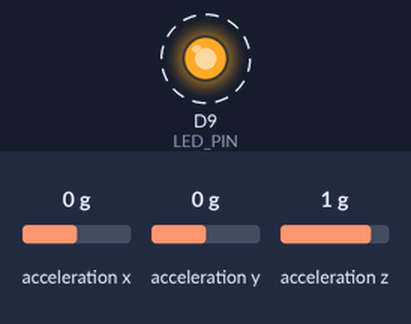
Simulated run of this sketch. Board: Arduino Nano 33 BLE. Parts: output pins drawn as LEDs (lit = HIGH). Dashed ring = blinking. The inputs (shaded band) are chosen by the test bench; at power-on: acceleration x 0 g, acceleration y 0 g, acceleration z 1 g. Nothing arrives over Bluetooth unless stated; a phone connects over Bluetooth LE 3 s after start; what the sketch prints to the serial monitor is not drawn.

Above: at 3.1 s.
Timing chart, 0 to 6.0 s (numbered marks = the images above):
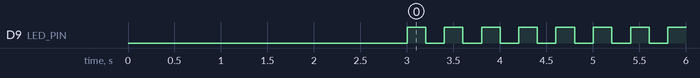

The sketch:

Full.ino
```cpp
#include <ArduinoBLE.h>
#include <Arduino_BMI270_BMM150.h>

#define LED_PIN 9 // Status LED
unsigned long lastBlink = 0;
const unsigned long blinkInterval = 200; // 200 ms


// BLE Service
BLEService imuService("19B10000-E8F2-537E-4F6C-D104768A1214");

// Characteristics for X, Y, Z acceleration
BLEStringCharacteristic accelXCharacteristic(
  "19B10001-E8F2-537E-4F6C-D104768A1214",
  BLERead | BLENotify,
  60
);

BLEStringCharacteristic accelYCharacteristic(
  "19B10002-E8F2-537E-4F6C-D104768A1214",
  BLERead | BLENotify,
  60
);

BLEStringCharacteristic accelZCharacteristic(
  "19B10003-E8F2-537E-4F6C-D104768A1214",
  BLERead | BLENotify,
  60
);

void setup() {
  delay(3000);
  Serial.begin(9600);

  pinMode(LED_PIN, OUTPUT);

  if (!BLE.begin()) {
    Serial.println("BLE failed to start!");
    while (1);
  }

  if (!IMU.begin()) {
    Serial.println("IMU failed to start!");
    while (1);
  }

  String mac = BLE.address();  // "AA:BB:CC:DD:EE:FF"

  byte macBytes[6];
  int values[6];

  // Parse the MAC string
  sscanf(mac.c_str(), "%x:%x:%x:%x:%x:%x",
        &values[0], &values[1], &values[2],
        &values[3], &values[4], &values[5]);

  for (int i = 0; i < 6; i++) {
    macBytes[i] = (byte)values[i];
  }

  // Put MAC in manufacturer data
  BLE.setManufacturerData(macBytes, 6);

  // Build device name with MAC
  String deviceName = "Arduino";

  BLE.setLocalName(deviceName.c_str());
  BLE.setAdvertisedService(imuService);

  imuService.addCharacteristic(accelXCharacteristic);
  imuService.addCharacteristic(accelYCharacteristic);
  imuService.addCharacteristic(accelZCharacteristic);


  BLE.addService(imuService);

  BLE.advertise();

  Serial.print("BLE IMU Peripheral started as: ");
  Serial.println(deviceName);
  Serial.print("MAC Address: ");
  Serial.println(mac);

  Serial.print("Accelerometer sample rate = ");
  Serial.print(IMU.accelerationSampleRate());
  Serial.println(" Hz");
}

void loop() {
  BLEDevice central = BLE.central();

  unsigned long now = millis();
  if (now - lastBlink >= blinkInterval) {
    lastBlink = now;
    digitalWrite(LED_PIN, !digitalRead(LED_PIN)); // LED flashes on and off to indicate no BLE connection
  }

  if (central) {
    Serial.print("Connected to: ");
    Serial.println(central.address());

    while (central.connected()) {
      digitalWrite(LED_PIN, HIGH);
      float x, y, z;

      BLE.poll();

      if (IMU.accelerationAvailable()) {
        IMU.readAcceleration(x, y, z);

        accelXCharacteristic.writeValue(String(x));
        accelYCharacteristic.writeValue(String(y));
        accelZCharacteristic.writeValue(String(z));

        Serial.print(x);
        Serial.print("\t");
        Serial.print(y);
        Serial.print("\t");
        Serial.println(z);
      }
    }

    Serial.print("Disconnected from: ");
    Serial.println(central.address());
  }
}
```

Measured:
- by itself, D9 (LED_PIN): alternates HIGH for 0.20 s and LOW for 0.20 s, 15 changes in all, then stays HIGH
